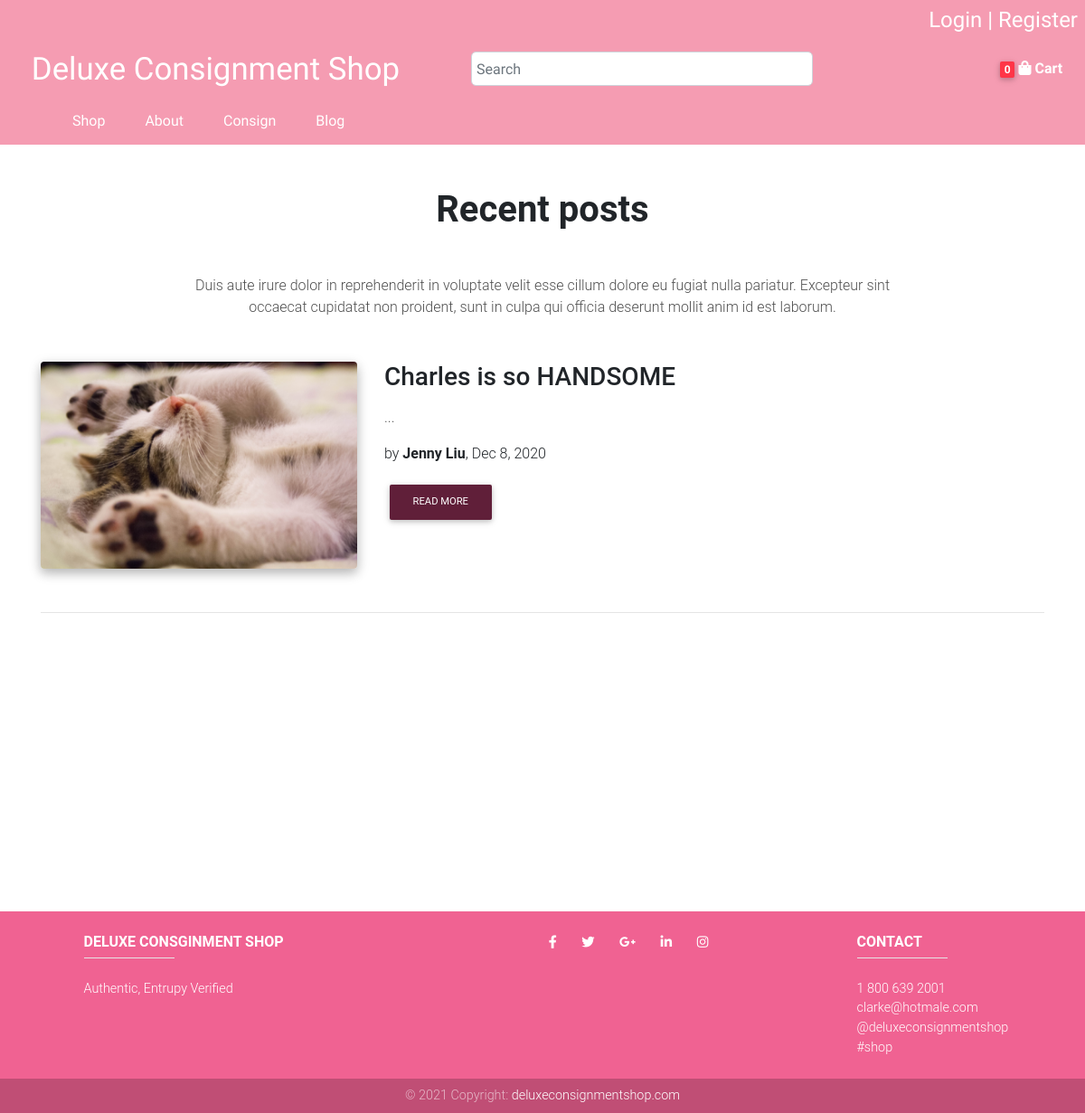
Page /blog/home/ on the committed database.
### blog/models.py (models this page shows, shortened)
class Post(models.Model):
    author = models.CharField(max_length=100, default="Jenny Liu", null=True, blank=True)
    title = models.CharField(max_length=100)
    thumbnail = models.ImageField(null=True, blank=True, upload_to='thumbnails')
    body = RichTextField(blank=True, null=True)
    slug = models.SlugField(max_length=200, null=True, blank=True)
    date_created = models.DateTimeField(default=timezone.now)
    @property
    def imageURL(self):
        try:
            url = self.thumbnail.url
        except:
            url = ''
        return url

### blog/views.py (the view)
# urls.py: 2. Add a URL to urlpatterns:  path('', views.home, name='home')
def home(request):
    posts = Post.objects.all().order_by('-date_created')
    if request.user.is_authenticated:
        data = cartData(request)
    else:
        data = cookieCartData(request)
    items = data['items']
    cart_quantity = data['cart_quantity']
    context = {
        'posts': posts,
        'items': items,
        'cart_quantity': cart_quantity,
    }
    return render(request, 'blog/home.html', context)

### blog/templates/blog/home.html (shortened to what this page needs)
{% extends 'store/base.html' %}
{% load static %}
{% block content %}
<section class="my-5">
    <div class="container">
        <h2 class="h1-responsive font-weight-bold text-center my-5">Recent posts</h2>
        <p class="text-center dark-grey-text w-responsive mx-auto mb-5">Duis aute irure dolor in reprehenderit in
            voluptate velit esse cillum dolore eu fugiat nulla pariatur. Excepteur sint occaecat cupidatat non
            proident, sunt in culpa qui officia deserunt mollit anim id est laborum.</p>
        {% for post in posts %}
        <div class="row">
            <div class="col-lg-5 col-xl-4">
                <div class="view overlay rounded z-depth-1-half mb-lg-0 mb-4">
                    <img class="img-fluid" src="{{ post.imageURL }}"
                         alt="Sample image">
                </div>
            </div>
            <div class="col-lg-7 col-xl-8">
                <h3 class="font-weight-bold mb-3"><strong>{{ post.title }}</strong></h3>
                <p class="dark-grey-text">{{ post.content|truncatewords:50 }}...</p>
                <p>by <a class="font-weight-bold">{{ post.author }}</a>, {{ post.date_created|date:"M j, Y" }}</p>
                <a class="btn btn-primary btn-md" href="{% url 'blog:post' post.slug %}">Read more</a>
            </div>
        </div>
        <hr class="my-5">
        {% endfor %}
    </div>
</section>
{% endblock content %}

### static/css/nav.css (style rules this page uses)
* { margin: 0px; padding: 0px; box-sizing: border-box; }

### rows in the picture
Post: imageURL (picture), title "Charles is so HANDSOME", author "Jenny Liu", date_created "Dec 8, 2020"

### other values in the picture
{{ cart_quantity }} "0"
